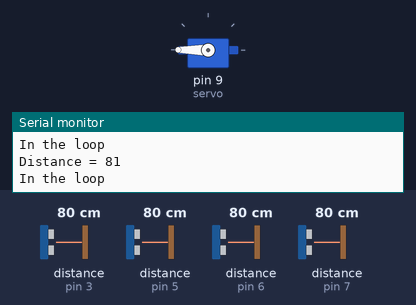
The sketch below on a simulated Arduino Uno, built with avr-gcc and run on an emulated ATmega328P. Shown: servo, the last lines printed to the serial monitor. Inputs (shaded band) come from the test bench; at power-on: distance to the obstacle (sensors on pin 3, pin 5, pin 6, pin 7) 80 cm. The echo pulse lasts 58.3 µs per cm; WiFi joins after 1.5 s; servers stay silent unless stated; uploads are accepted with an empty reply.

Above: at 2.7 s.
2.8 s: distance to the obstacle (sensor on pin 3) set to 7 cm
4.5 s: distance to the obstacle (sensor on pin 3) set to 4 cm
At 5.9 s:
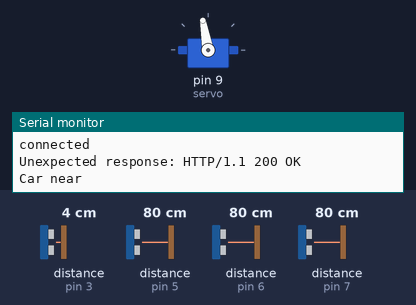
6.4 s: distance to the obstacle (sensor on pin 3) set to 9 cm
At 8.0 s:
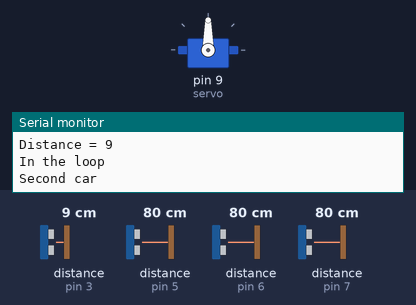
Timing chart, 0 to 9.5 s (numbered marks = the images above; inputs shaded):
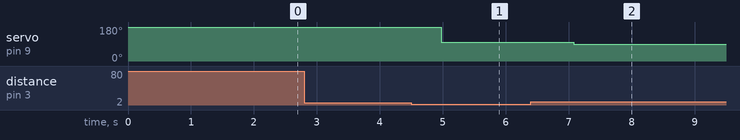

The sketch:

parking1.ino
```cpp
#include<Servo.h>
#include <SPI.h>
#include <Ethernet.h>
#include <ArduinoJson.h>
#include "NewPing.h"

#define TRIGGER_PIN 3 // Trigger and Echo both on pin 9
#define ECHO_PIN 3

#define TRIGGER_PIN_1 5 // Trigger and Echo both on pin 3
#define ECHO_PIN_1 5

#define TRIGGER_PIN_2 6 // Trigger and Echo both on pin 12
#define ECHO_PIN_2 6

#define TRIGGER_PIN_3 7 // Trigger and Echo both on pin 11
#define ECHO_PIN_3 7

// Maximum distance we want to ping for (in centimeters).
#define MAX_DISTANCE 400
// NewPing setup of pins and maximum distance.
NewPing sonar(TRIGGER_PIN, ECHO_PIN, MAX_DISTANCE);
NewPing sonar2(TRIGGER_PIN_1, ECHO_PIN_1, MAX_DISTANCE);
NewPing sonar3(TRIGGER_PIN_2, ECHO_PIN_2, MAX_DISTANCE);
NewPing sonar4(TRIGGER_PIN_3, ECHO_PIN_3, MAX_DISTANCE);

const unsigned long HTTP_TIMEOUT = 10000; //Maximum response from the server
const size_t MAX_CONTENT_SIZE = 512; //Max size of the HTTP response

byte mac[] = {0xAA, 0xBA, 0xCC, 0xCA, 0xDE, 0xED};

//IP Address of server
IPAddress serv(192, 168, 1, 126);

//IP address of the server
IPAddress ip(192, 168, 1, 120);
char server[] = "192.168.1.126";

//Instance of ethernet client
EthernetClient client;

bool car;
bool secondCar;
bool carEntering = false,carLeft,carLeaving;
bool sensor1, sensor2;
bool check1 = false;
// Number of slots in the parking
int number_of_slots=2;
//Distances of the sensors
int inches, inches2, inches3, inches4;
Servo servo;
struct vehicleData{
  char error[50];
 };

void checkSlotStatus(){
 int distance = sonar3.ping_cm();
 int distance2 = sonar4.ping_cm();
  if((distance < 5 && number_of_slots > 0)){
  number_of_slots --;
  }else if((distance > 5 && number_of_slots < 1)){
  number_of_slots ++;
  }else if((distance2 < 5 && number_of_slots > 0)){
   number_of_slots --;
  }else if((distance2 > 5 && number_of_slots < 1)){
   number_of_slots ++;
  }
}

bool skipResponseHeaders() {
  // HTTP headers end with an empty line
  char endOfHeaders[] = "\r\n\r\n";

  client.setTimeout(HTTP_TIMEOUT);
  bool ok = client.find(endOfHeaders);

  if (!ok) {
    Serial.println("No response or invalid response!");
  }
  return ok;
}

//bool readResponseContent(struct vehicleData* vehicleData) {
//  // Compute optimal size of the JSON buffer according to what we need to parse.
//  // See https://bblanchon.github.io/ArduinoJson/assistant/
//  const size_t bufferSize = JSON_ARRAY_SIZE(1) + JSON_OBJECT_SIZE(1) +
//      2*JSON_OBJECT_SIZE(2) + JSON_OBJECT_SIZE(4) + JSON_OBJECT_SIZE(5) +
//      JSON_OBJECT_SIZE(6) + JSON_OBJECT_SIZE(12) + 390;
//  DynamicJsonBuffer jsonBuffer(bufferSize);
//
//  JsonObject& root = jsonBuffer.parseObject(client);
//  Serial.println(bufferSize);
//  if (!root.success()) {
//    Serial.println("JSON parsing failed!");
//    return false;
//  }
//
//  // Here were copy the strings we're interested in using to your struct data
//  strcpy(vehicleData->error, root["main"]["error"]);
//  // It's not mandatory to make a copy, you could just use the pointers
//  // Since, they are pointing inside the "content" buffer, so you need to make
//  // sure it's still in memory when you read the string
//
//  return true;
//}

bool sendRequest(const char* resource) {
  Serial.print("GET ");
  Serial.println(resource);
if (client.connect(server,8000)) {
  Serial.println("connected");
  client.print("GET ");
  client.print(resource);
  client.println(" HTTP/1.1");
  client.print("Host: ");
  client.println(server);
  client.println("Connection: close");
  client.println();

  return true;
}
}

void printclientData(const struct vehicleData* vehicleData) {
  Serial.print("Error = ");
  Serial.println(vehicleData->error);
//  Serial.print("Humidity = ");
//  Serial.println(clientData->humidity);
}

void disconnect() {
  Serial.println("Disconnect");
  client.stop();
}

//Checking status of parking slots
void checkNewStatus(){
 int distance = sonar3.ping_cm();
 int distance2 = sonar4.ping_cm();

  if(distance < 5){
  sensor1 = true;
//  setSlotStatus(7, true);
  }else if(distance > 5){
  sensor1 = false;
  }

  if(distance2 < 5){
   sensor2 = true;
    setSlotStatus(9, "true");
  }else if(distance2 > 5){
   sensor2 = false;
//    setSlotStatus(9, "false");
  }
  }

void vehicleExiting(){
  if(inches2 < 80 &&carEntering == true){
    Serial.print("Car leaving now");
    car = false;
    servo.write(90);
  }
  else if((inches < 80 || inches2 > 80) && carEntering == true){
    Serial.print("Car leaving");
    carLeft = true;
    servo.write(90);
  }else if(carLeft == true && inches > 80){
    servo.write(0);
  }
}

void makeConnection(){
   if (Ethernet.begin(mac) == 0) {
    Serial.println("Failed to configure Ethernet using DHCP");
    Ethernet.begin(mac,ip);
    if (Ethernet.hardwareStatus() == EthernetNoHardware) {
      Serial.println("Ethernet shield was not found.  Sorry, can't run without hardware. :(");
    } else if (Ethernet.linkStatus() == LinkOFF) {
      Serial.println("Ethernet cable is not connected.");
    }
    while (true) {
      delay(1);
    }
  }
Ethernet.begin(mac,ip);
Serial.println(Ethernet.localIP());
check1 = true;
 }

void setup() {
  Serial.begin(9600);
   Serial.println("Configuring");
   //Configuring the mac with the Ethernet
   makeConnection();
   servo.attach(9);
   servo.write(180);
}

int getDistance(int trigPin, int echoPin) // returns the distance (cm)
{
long duration, distance;

digitalWrite(trigPin, HIGH); // We send a 10us pulse
delayMicroseconds(10);
digitalWrite(trigPin, LOW);

duration = pulseIn(echoPin, HIGH, 20000); // We wait for the echo to come back, with a timeout of 20ms, which corresponds approximately to 3m

// pulseIn will only return 0 if it timed out. (or if echoPin was already to 1, but it should not happen)
if(duration == 0) // If we timed out
{
pinMode(echoPin, OUTPUT); // Then we set echo pin to output mode
digitalWrite(echoPin, LOW); // We send a LOW pulse to the echo pin
delayMicroseconds(200);
pinMode(echoPin, INPUT); // And finaly we come back to input mode
}
distance = (duration/2) / 29.1; // We calculate the distance (sound speed in air is aprox. 291m/s), /2 because of the pulse going and coming
return distance; //We return the result. Here you can find a 0 if we timed out
}

void setSlotStatus(int id, char stat[]){
//  if(check1 == false){
//    makeConnection();
//    }
delay(100);
if (client.connect(server,8000)) { //Connecting at the IP address and port we saved before
Serial.println("connected");
client.print("PUT /slots/updateStatus?"); //Connecting and Sending values to database
client.print("id=");
client.print(id);
client.print("&status=");
client.print(stat);
Serial.println(stat);
client.println(" HTTP/1.1");
client.print("Host: ");
client.println(server);
Serial.print(server);
Serial.println("sdgdf");
client.println("Connection: close");
client.println("Content-Type: application/json");
client.println("Content-Length: 12\r\n");
client.print("{\"on\":false}");

client.stop(); //Closing the connection
}else {
// if you didn’t get a connection to the server:
Serial.println("Error");
  }
}

bool checkHttpStatus(){
    // Check HTTP status
  char status[32] = {0};
  client.readBytesUntil('\r', status, sizeof(status));
  if (strcmp(status, "HTTP/1.1 200 OK") == 0)
  {
    Serial.print(F("Unexpected response: "));
    Serial.println(status);
    return true;
  }else{
//    HTTP/1.1 400 Bad Request
   return false;
   }
}

void loop() {

   inches = sonar.ping_cm();
   inches2 = sonar2.ping_cm();
   inches3 = sonar3.ping_cm();
   inches4 = sonar4.ping_cm();

  Serial.print("Distance = ");
  Serial.println(inches);
//  Serial.println(getDistance(11,11));
  checkNewStatus();
 if(sensor2 == false){
   Serial.println("In the loop");
  if(inches <= 5 && sendRequest("/vehicle/checkStatus")){
      if(checkHttpStatus()) {
    Serial.println("Car near");
    servo.write(100);
    car = true;
    }
   }else if(inches2 > 5 && secondCar == true){
   Serial.println("New position");
   carEntering = true;
  servo.write(180);
   }else if(inches2 > 5 && car == true && carEntering == false){
     Serial.println("Second car");
    servo.write(90);
  }else if(inches2 < 5 && car == true && carEntering == false){
    Serial.println("We are here");
   secondCar = true;
  }else if(inches2 < 5){
  Serial.println("Car at the gate");
  servo.write(90);
  }else if(inches < 5){
  servo.write(90);
  }
 }else{
    if(inches2 < 5){
  carLeaving = true;
  Serial.println("Car exiting");
  servo.write(90);
  }else if(inches < 5 && carLeaving){
   Serial.println("Car has left");
  servo.write(0);
  }
  }
  delay(500);
}
```

Measured:
- the behaviour switches between 6 and 5 cm on distance to the obstacle (sensor on pin 3) (found by bisection; images 0 and 1)
- after the input at 4.5 s, servo on pin 9 (servo): 180° → 100° after 0.47 s
- after the input at 6.4 s, servo on pin 9 (servo): 100° → 90° after 0.69 s
